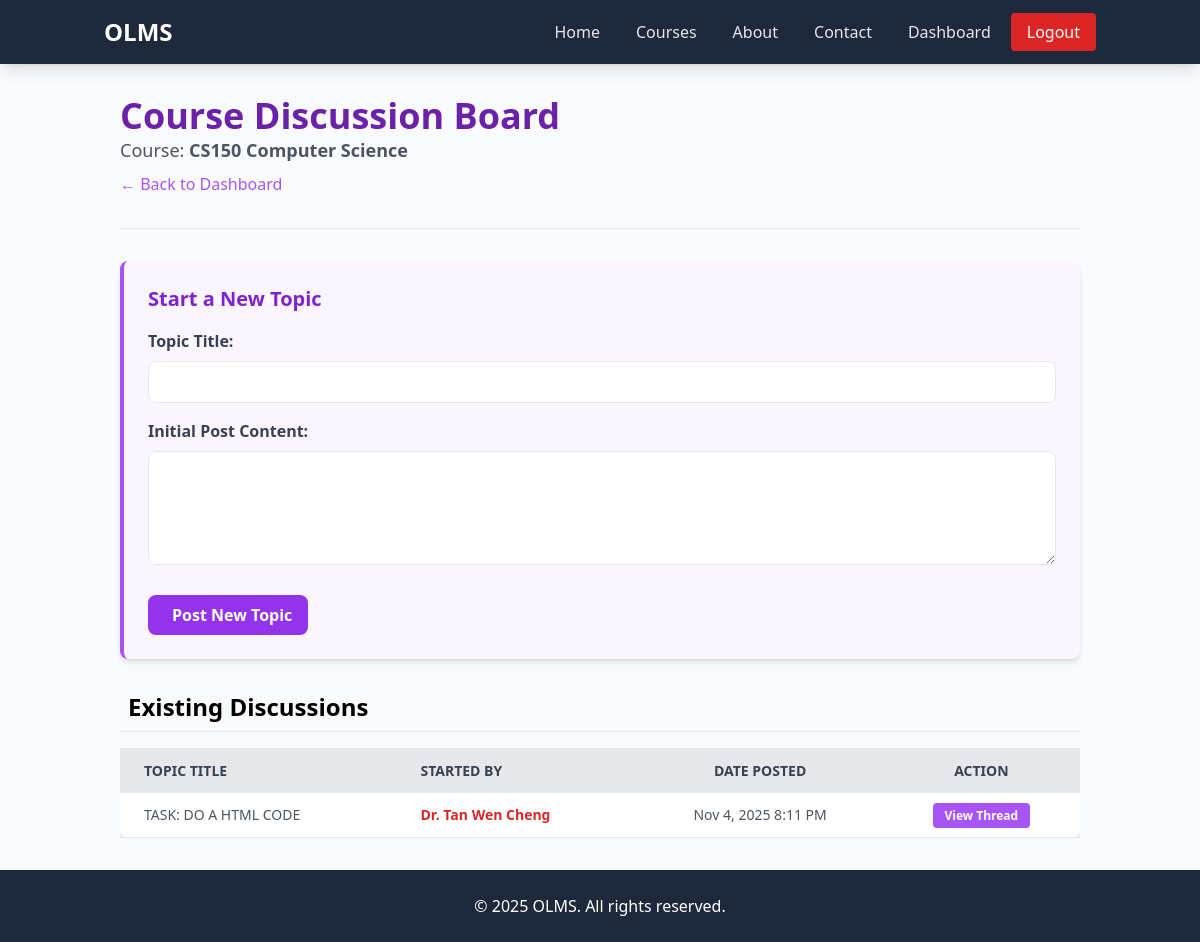
/lecturer/course_discussion.php?course_id=2 (signed in), run on an earlier commit of the app's database.
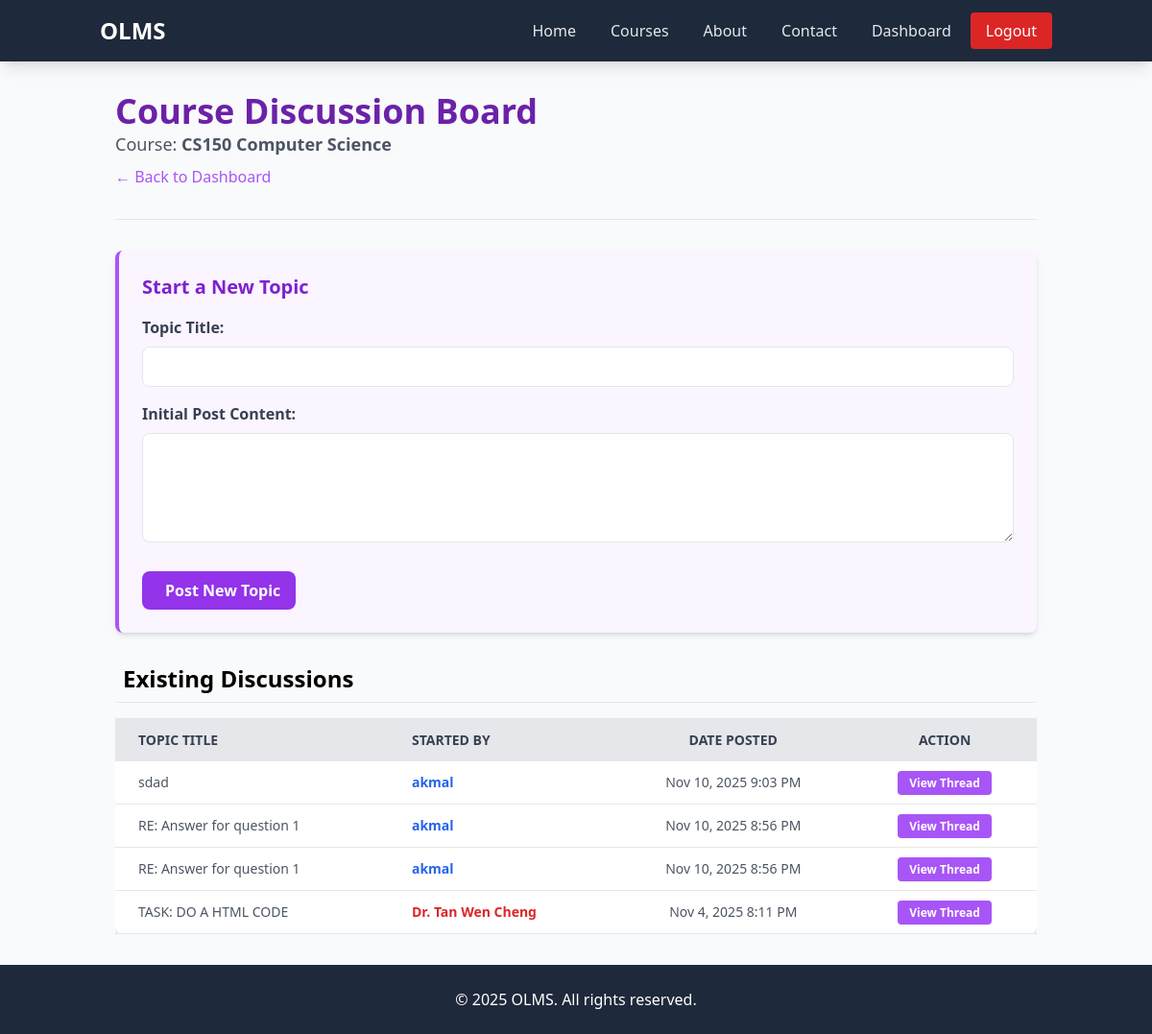
And on a later commit of the database.
### tables this page shows
CREATE TABLE `courses` (
  `id` int(11) NOT NULL,
  `title` varchar(100) NOT NULL,
  `level` varchar(50) DEFAULT NULL,
  `language` varchar(50) DEFAULT NULL,
  `fee` double(10,2) DEFAULT NULL,
  `lecturer_id` int(11) DEFAULT NULL,
  `description` varchar(500) DEFAULT NULL
);

CREATE TABLE `discussion_threads` (
  `id` int(11) NOT NULL,
  `course_id` int(11) NOT NULL,
  `user_id` int(11) NOT NULL,
  `title` varchar(255) NOT NULL,
  `content` text NOT NULL,
  `created_at` datetime DEFAULT current_timestamp()
);

CREATE TABLE `users` (
  `id` int(11) NOT NULL,
  `name` varchar(100) NOT NULL,
  `email` varchar(100) NOT NULL,
  `password` varchar(255) NOT NULL,
  `role` enum('student','lecturer','admin') NOT NULL DEFAULT 'student',
  `status` enum('pending','active','blocked') NOT NULL DEFAULT 'pending'
);

### lecturer/course_discussion.php (the view, shortened to what this page needs)
<?php
include("../header.php");
include("../connection.php");
$course_id = isset($_GET['course_id']) ? $_GET['course_id'] : null;
$course_query = "SELECT title FROM courses WHERE id = '$course_id'";
$course_result = mysqli_query($conn, $course_query);
$course_title = mysqli_fetch_assoc($course_result)['title'];
$topics_query = "
    SELECT
        d.id, d.title, d.content, d.created_at, u.name AS poster_name, u.role AS poster_role
    FROM
        discussion_threads d
    JOIN
        users u ON d.user_id = u.id
    WHERE
        d.course_id = '$course_id'
    ORDER BY
        d.created_at DESC";
$topics_result = mysqli_query($conn, $topics_query);
?>
<body>
    <div class="container mx-auto p-8 max-w-5xl">
        <header class="mb-8">
            <h1 class="text-4xl font-extrabold text-purple-800">Course Discussion Board</h1>
            <p class="text-lg text-gray-600">Course: <b><?php echo htmlspecialchars($course_title); ?></b></p>
            <a href="dashboard.php" class="text-purple-500 hover:text-purple-700 mt-2 inline-block">← Back to
                Dashboard</a>
        </header>
        <hr class="mb-8">
        <div class="p-6 bg-purple-50 border-l-4 border-purple-500 rounded-lg shadow-md mb-8">
            <h2 class="text-xl font-semibold text-purple-700 mb-4">Start a New Topic</h2>
            <form action="course_discussion.php?course_id=<?php echo $course_id; ?>" method="POST">
                <div class="mb-4">
                    <label for="new_topic_title" class="block text-gray-700 font-semibold mb-2">Topic Title:</label>
                    <input type="text" id="new_topic_title" name="new_topic_title" required
                        class="w-full px-3 py-2 border rounded-lg">
                </div>
                <div class="mb-6">
                    <label for="new_topic_content" class="block text-gray-700 font-semibold mb-2">Initial Post
                        Content:</label>
                    <textarea id="new_topic_content" name="new_topic_content" rows="4" required
                        class="w-full px-3 py-2 border rounded-lg"></textarea>
                </div>
                <button type="submit"
                    class="bg-purple-600 hover:bg-purple-700 text-white font-bold py-2 px-4 rounded-lg transition duration-200">
                    <i class="fas fa-plus-circle mr-2"></i> Post New Topic
                </button>
            </form>
        </div>
        <section id="discussion-topics">
            <h2 class="text-2xl font-semibold mb-4 border-b pb-2 flex items-center"><i class="fas fa-comments mr-2"></i>
                Existing Discussions</h2>
            <?php if (mysqli_num_rows($topics_result) > 0): ?>
            <div class="overflow-x-auto">
                <table class="min-w-full bg-white shadow-md rounded-lg">
                    <thead>
                        <tr class="bg-gray-200 text-gray-700 uppercase text-sm leading-normal">
                            <th class="py-3 px-6 text-left">Topic Title</th>
                            <th class="py-3 px-6 text-left">Started By</th>
                            <th class="py-3 px-6 text-center">Date Posted</th>
                            <th class="py-3 px-6 text-center">Action</th>
                        </tr>
                    </thead>
                    <tbody class="text-gray-600 text-sm font-light">
                        <?php while ($topic = mysqli_fetch_assoc($topics_result)): ?>
                        <tr class="border-b border-gray-200 hover:bg-gray-100">
                            <td class="py-3 px-6 text-left whitespace-nowrap font-medium">
                                <?php echo htmlspecialchars($topic['title']); ?>
                            </td>
                            <td class="py-3 px-6 text-left">
                                <span
                                    class="font-semibold text-<?php echo ($topic['poster_role'] == 'lecturer') ? 'red-600' : 'blue-600'; ?>">
                                    <?php echo htmlspecialchars($topic['poster_name']); ?>
                                </span>
                            </td>
                            <td class="py-3 px-6 text-center">
                                <?php echo date('M j, Y g:i A', strtotime($topic['created_at'])); ?>
                            </td>
                            <td class="py-3 px-6 text-center">
                                <a href="view_thread.php?thread_id=<?php echo $topic['id']; ?>"
                                    class="bg-purple-500 hover:bg-purple-600 text-white font-bold py-1 px-3 rounded text-xs transition duration-200">
                                    View Thread
                                </a>
                            </td>
                        </tr>
                        <?php endwhile; ?>
                    </tbody>
                </table>
            </div>
            <?php endif; ?>
        </section>
    </div>
</body>
<?php include("../footer.php"); ?>

### header.php (shortened to what this page needs)
<!DOCTYPE html>
<html lang="en">
<head>
    <script src="https://cdn.tailwindcss.com"></script>
</head>
<body class="flex flex-col min-h-screen bg-gray-50">
    <header class="bg-slate-800 shadow-lg sticky top-0 z-50">
        <nav class="container mx-auto px-4 relative">
            <div class="flex justify-between items-center py-4">
                <a href="<?php echo BASE_URL; ?>index.php" class="text-2xl font-bold text-white">
                    OLMS
                </a>
                <ul class="hidden md:flex space-x-1 items-center">
                    <li><a href="<?php echo BASE_URL; ?>index.php"
                            class="text-gray-200 hover:text-white px-4 py-2 rounded hover:bg-slate-700 transition">Home</a>
                    </li>
                    <li><a href="<?php echo BASE_URL; ?>auth/catalog.php"
                            class="text-gray-200 hover:text-white px-4 py-2 rounded hover:bg-slate-700 transition">Courses</a>
                    </li>
                    <li><a href="<?php echo BASE_URL; ?>about.php"
                            class="text-gray-200 hover:text-white px-4 py-2 rounded hover:bg-slate-700 transition">About</a>
                    </li>
                    <li><a href="<?php echo BASE_URL; ?>contact.php"
                            class="text-gray-200 hover:text-white px-4 py-2 rounded hover:bg-slate-700 transition">Contact</a>
                    </li>
                    <?php if(isset($_SESSION['user_id'])): ?>
                    <li><a href="<?php echo BASE_URL; ?>auth/dashboard.php"
                            class="text-gray-200 hover:text-white px-4 py-2 rounded hover:bg-slate-700 transition">Dashboard</a>
                    </li>
                    <li><a href="<?php echo BASE_URL; ?>logout.php"
                            class="bg-red-600 text-white px-4 py-2 rounded hover:bg-red-700 transition">Logout</a></li>
                    <?php endif; ?>
                </ul>
            </div>
        </nav>
    </header>
    <main class="flex-grow">

### footer.php (shortened to what this page needs)
</main>
<footer class="bg-slate-800 text-white py-6 mt-auto">
    <div class="container mx-auto px-4 text-center">
        <p>&copy; <?php echo date('Y'); ?> OLMS. All rights reserved.</p>
    </div>
</footer>
</body>
</html>

What changed in the data, as far as the page shows it:
added discussion_threads: title "sdad", user.name "akmal", created_at "Nov 10, 2025 9:03 PM"
added discussion_threads: title "RE: Answer for question 1", user.name "akmal", created_at "Nov 10, 2025 8:56 PM"
added discussion_threads: title "RE: Answer for question 1", user.name "akmal", created_at "Nov 10, 2025 8:56 PM"
